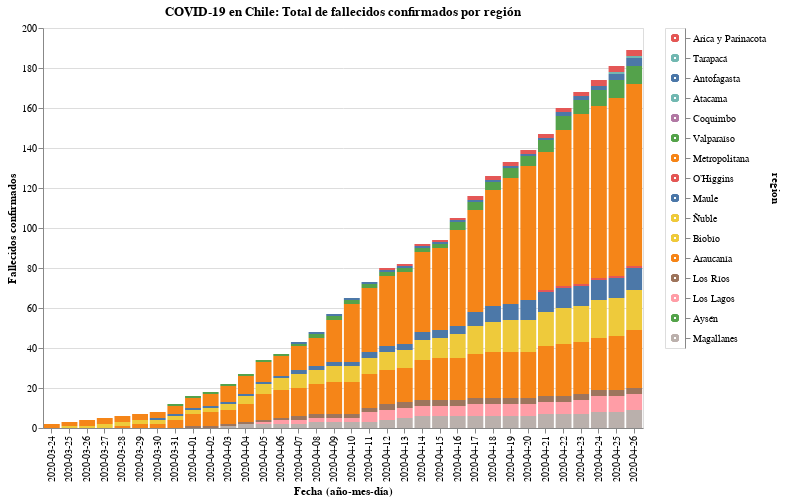

The notebook cell this image was saved under:
### Code cell
#hide_input

input_dropdown = alt.binding_select(options=new_data['region'].unique())
selection1 = alt.selection_single(fields=['region'], bind=input_dropdown, name=' ')
selection2 = alt.selection_multi(fields=['region'], on='mouseover')

color = alt.condition(selection1 | selection2,
                    alt.Color('region:N', legend=None),
                    alt.value('lightgray'))

bars = alt.Chart(new_data).mark_bar().encode(
    x=alt.X('date:O', axis=alt.Axis(title='Fecha (año-mes-día)')),
    y=alt.Y('fallecidos', axis=alt.Axis(title='Fallecidos confirmados')),
    color=color,
    tooltip=['date', 'region', 'fallecidos'],
    order=alt.Order(
    # Sort the segments of the bars by this field
    'codigo region',
    sort='descending'
    )
    ).properties(
    title='COVID-19 en Chile: Total de fallecidos confirmados por región'
).add_selection(
    selection1, selection2
).transform_filter(
    selection1
)

legend = alt.Chart(new_data).mark_point().encode(
    y=alt.Y('region:N', axis=alt.Axis(orient='right'), sort=regiones),
    color=color
).add_selection(
    selection1, selection2
)

bars.properties(width=600, height=400) | legend

### Figure 1 — Vega-Lite specification as saved in the notebook (floating-point values rounded to 4 significant figures; data arrays with more than 128 entries replaced by an {"elided": "..."} marker saying what was removed)
{"config": {"view": {"continuousWidth": 400, "continuousHeight": 300}}, "hconcat": [{"mark": "bar", "encoding": {"color": {"condition": {"type": "nominal", "field": "region", "legend": null, "selection": {"or": [" ", "selector002"]}}, "value": "lightgray"}, "order": {"type": "quantitative", "field": "codigo region", "sort": "descending"}, "tooltip": [{"type": "nominal", "field": "date"}, {"type": "nominal", "field": "region"}, {"type": "quantitative", "field": "fallecidos"}], "x": {"type": "ordinal", "axis": {"title": "Fecha (año-mes-día)"}, "field": "date"}, "y": {"type": "quantitative", "axis": {"title": "Fallecidos confirmados"}, "field": "fallecidos"}}, "height": 400, "selection": {" ": {"type": "single", "fields": ["region"], "bind": {"input": "select", "options": ["Arica y Parinacota", "Tarapacá", "Antofagasta", "Atacama", "Coquimbo", "Valparaíso", "Metropolitana", "O’Higgins", "Maule", "Ñuble", "Biobío", "Araucanía", "Los Ríos", "Los Lagos", "Aysén", "Magallanes"]}}, "selector002": {"type": "multi", "fields": ["region"], "on": "mouseover"}}, "title": "COVID-19 en Chile: Total de fallecidos confirmados por región", "transform": [{"filter": {"selection": " "}}], "width": 600}, {"mark": "point", "encoding": {"color": {"condition": {"type": "nominal", "field": "region", "legend": null, "selection": {"or": [" ", "selector002"]}}, "value": "lightgray"}, "y": {"type": "nominal", "axis": {"orient": "right"}, "field": "region", "sort": ["Arica y Parinacota", "Tarapacá", "Antofagasta", "Atacama", "Coquimbo", "Valparaíso", "Metropolitana", "O’Higgins", "Maule", "Ñuble", "Biobío", "Araucanía", "Los Ríos", "Los Lagos", "Aysén", "Magallanes"]}}, "selection": {" ": {"type": "single", "fields": ["region"], "bind": {"input": "select", "options": ["Arica y Parinacota", "Tarapacá", "Antofagasta", "Atacama", "Coquimbo", "Valparaíso", "Metropolitana", "O’Higgins", "Maule", "Ñuble", "Biobío", "Araucanía", "Los Ríos", "Los Lagos", "Aysén", "Magallanes"]}}, "selector002": {"type": "multi", "fields": ["region"], "on": "mouseover"}}}], "data": {"name": "data-e777a492c9e7731ed3ab6e174f3d14f0"}, "$schema": "https://vega.github.io/schema/vega-lite/v4.8.1.json", "datasets": {"data-e777a492c9e7731ed3ab6e174f3d14f0": {"elided": "544 records"}}}
